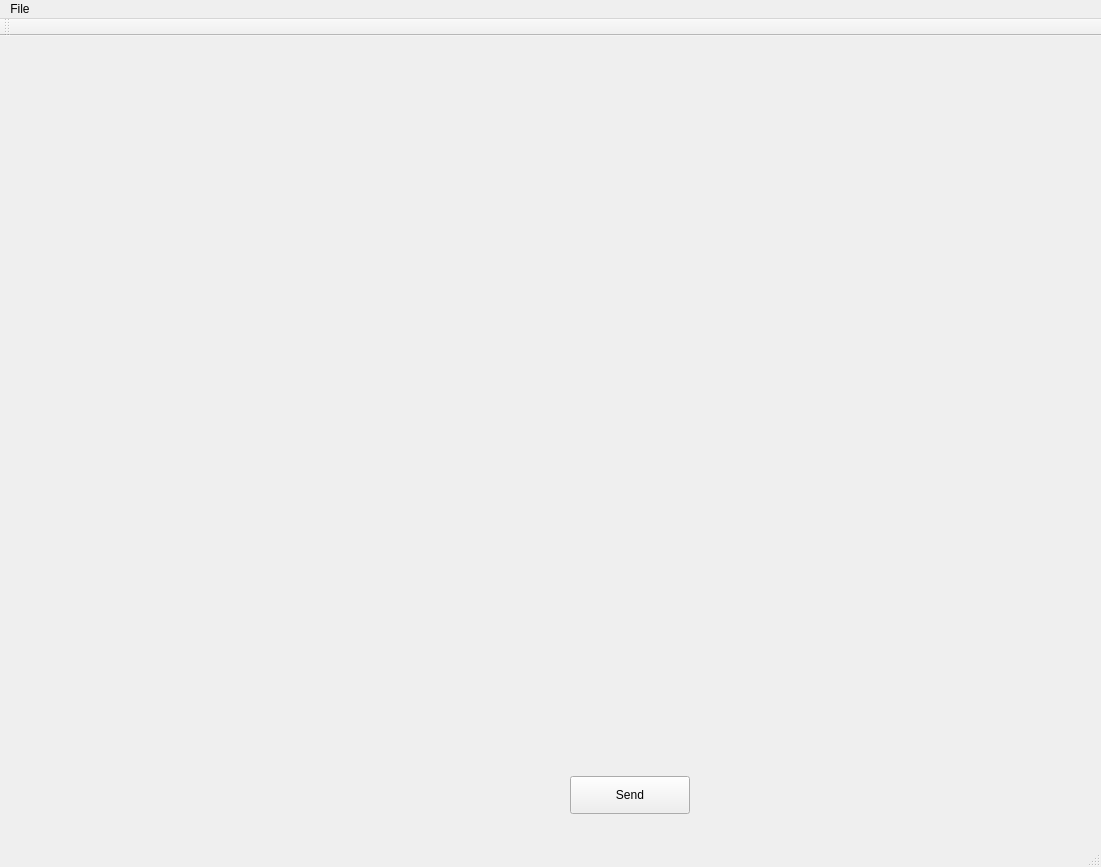
<?xml version="1.0" encoding="UTF-8"?>
<ui version="4.0">
 <class>MainWindow</class>
 <widget class="QMainWindow" name="MainWindow">
  <property name="geometry">
   <rect>
    <x>0</x>
    <y>0</y>
    <width>1101</width>
    <height>867</height>
   </rect>
  </property>
  <property name="windowTitle">
   <string>MainWindow</string>
  </property>
  <widget class="QWidget" name="centralWidget">
   <widget class="QPushButton" name="pushButton">
    <property name="geometry">
     <rect>
      <x>570</x>
      <y>740</y>
      <width>120</width>
      <height>38</height>
     </rect>
    </property>
    <property name="text">
     <string>Send</string>
    </property>
   </widget>
  </widget>
  <widget class="QMenuBar" name="menuBar">
   <property name="geometry">
    <rect>
     <x>0</x>
     <y>0</y>
     <width>1101</width>
     <height>32</height>
    </rect>
   </property>
   <widget class="QMenu" name="menuFile">
    <property name="title">
     <string>File</string>
    </property>
   </widget>
   <addaction name="menuFile"/>
  </widget>
  <widget class="QToolBar" name="mainToolBar">
   <attribute name="toolBarArea">
    <enum>TopToolBarArea</enum>
   </attribute>
   <attribute name="toolBarBreak">
    <bool>false</bool>
   </attribute>
  </widget>
  <widget class="QStatusBar" name="statusBar"/>
 </widget>
 <layoutdefault spacing="6" margin="11"/>
 <resources/>
 <connections/>
</ui>
